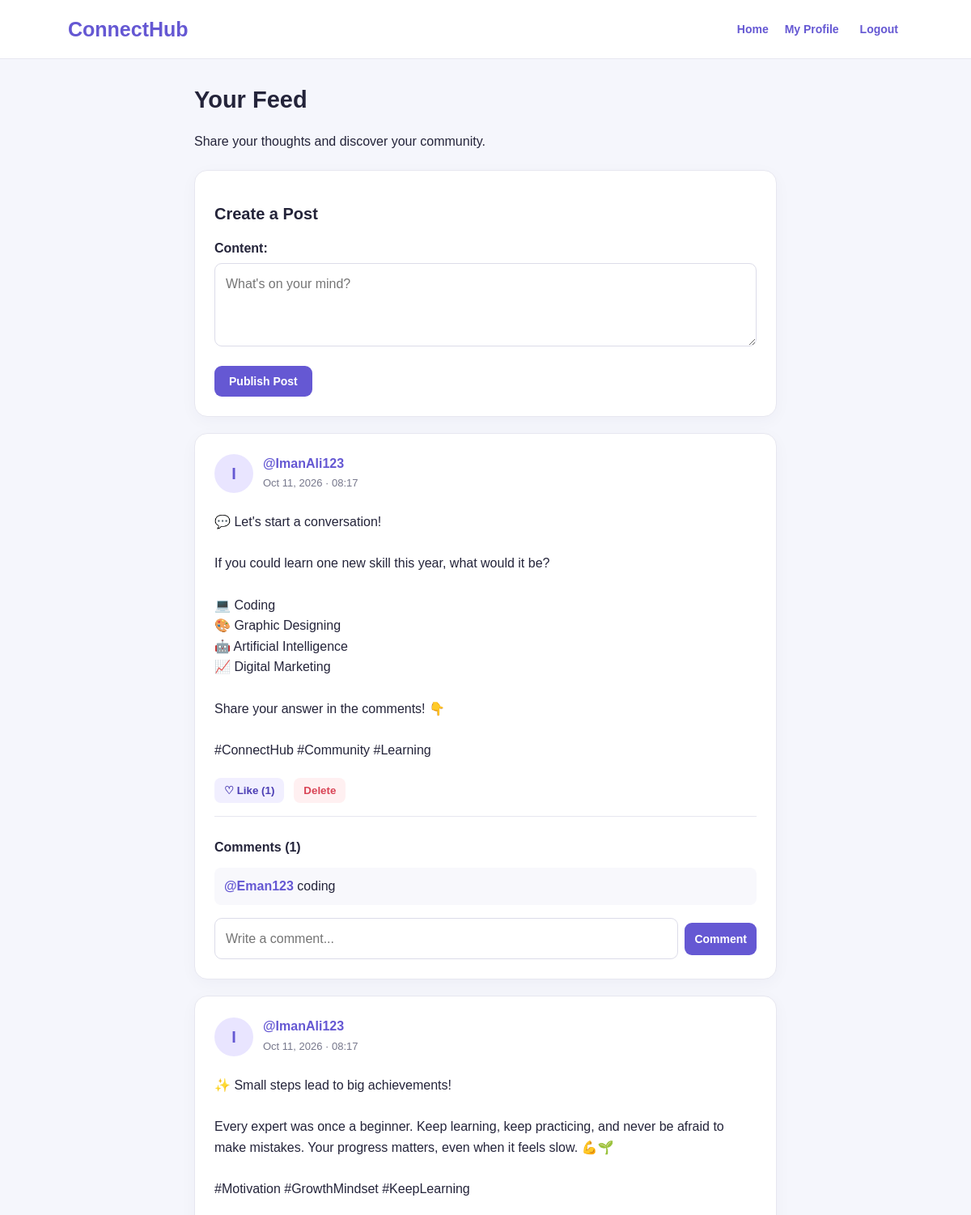
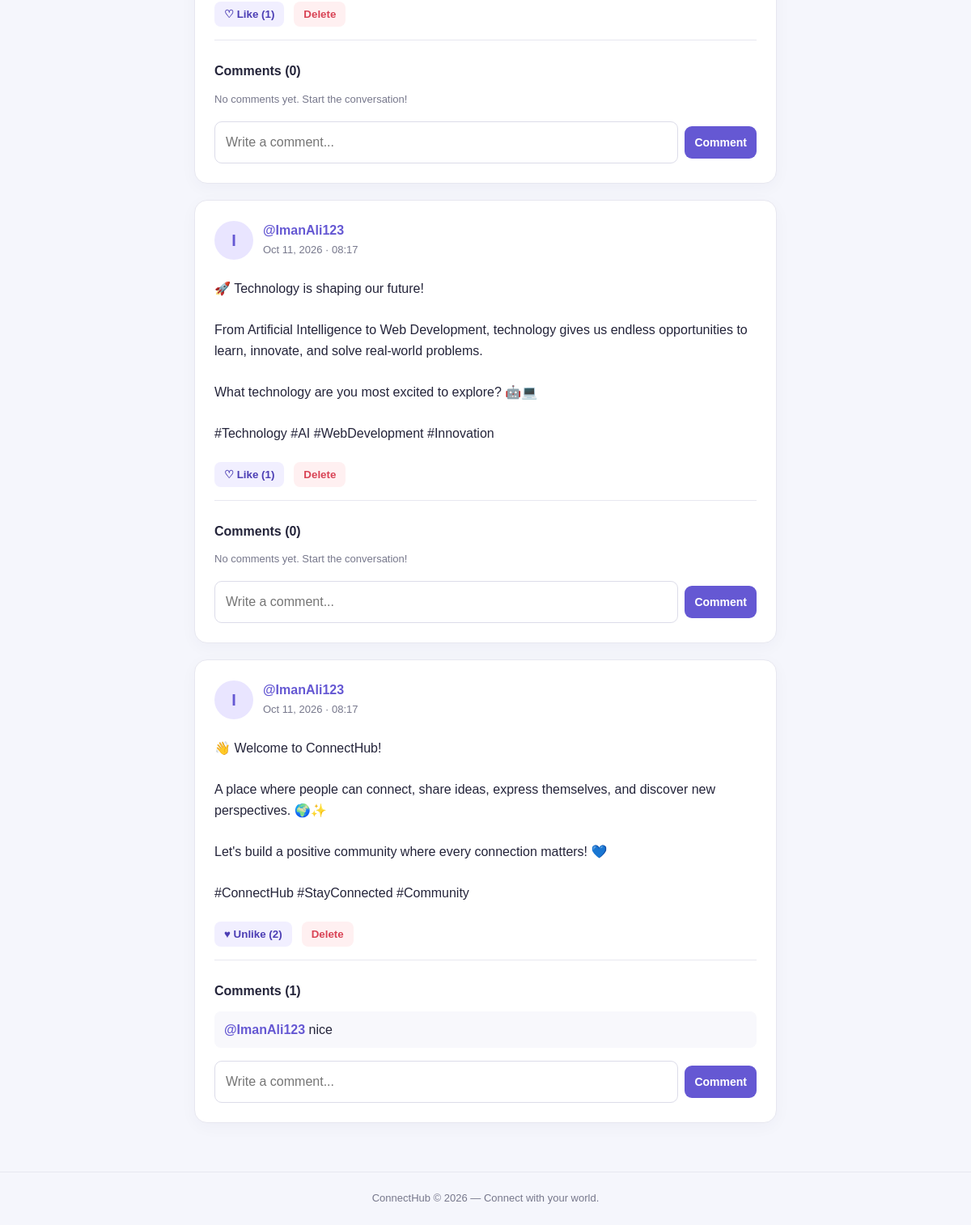
The app's page / (signed in) with its own data (2 pictures, top to bottom).
### social/models.py (models this page shows, shortened)
class Post(models.Model):
    author = models.ForeignKey(
        User, on_delete=models.CASCADE, related_name="posts"
    )
    content = models.TextField(max_length=2000)
    created_at = models.DateTimeField(auto_now_add=True)
    class Meta:
        ordering = ["-created_at"]

class Comment(models.Model):
    post = models.ForeignKey(
        Post, on_delete=models.CASCADE, related_name="comments"
    )
    author = models.ForeignKey(
        User, on_delete=models.CASCADE, related_name="comments"
    )
    content = models.TextField(max_length=500)
    created_at = models.DateTimeField(auto_now_add=True)
    class Meta:
        ordering = ["created_at"]

### social/views.py (the view)
# urls.py: path("", views.feed, name="feed"),
@login_required
def feed(request):
    form = PostForm(request.POST or None)
    if request.method == "POST" and form.is_valid():
        post = form.save(commit=False)
        post.author = request.user
        post.save()
        messages.success(request, "Your post has been published!")
        return redirect("feed")
    posts = (
        Post.objects
        .select_related("author")
        .prefetch_related("comments__author", "likes")
        .annotate(
            is_liked=Exists(
                Like.objects.filter(
                    post=OuterRef("pk"),
                    user=request.user,
                )
            )
        )
    )
    following_ids = Follow.objects.filter(
        follower=request.user
    ).values_list("following_id", flat=True)
    return render(
        request,
        "social/feed.html",
        {
            "posts": posts,
            "form": form,
            "following_ids": following_ids,
        },
    )

### social/forms.py
class PostForm(forms.ModelForm):
    class Meta:
        model = Post
        fields = ["content"]
        widgets = {
            "content": forms.Textarea(attrs={
                "placeholder": "What's on your mind?",
                "rows": 3,
            })
        }

### social/templates/social/feed.html (shortened to what this page needs)
{% extends 'social/base.html' %}
{% block content %}
<div class="page-heading">
    <h1>Your Feed</h1>
    <p>Share your thoughts and discover your community.</p>
</div>
<section class="card composer">
    <h2>Create a Post</h2>
    <form method="post">
        {{ form.as_p }}
        <button class="btn" type="submit">Publish Post</button>
    </form>
</section>
<section class="feed-list">
    {% for post in posts %}
    <article class="card post-card">
        <div class="post-header">
            <div class="avatar">{{ post.author.username|first|upper }}</div>
            <div>
                <a class="username" href="{% url 'profile' post.author.username %}">
                    @{{ post.author.username }}
                </a>
                <p class="muted">{{ post.created_at|date:"M d, Y · H:i" }}</p>
            </div>
        </div>
        <p class="post-content">{{ post.content }}</p>
        <div class="post-actions">
            <form method="post" action="{% url 'like' post.id %}">
                <button class="action-btn" type="submit">
                    {% if post.is_liked %}♥ Unlike{% else %}♡ Like{% endif %}
                    ({{ post.likes.count }})
                </button>
            </form>
            {% if post.author == user %}
            <form method="post" action="{% url 'delete_post' post.id %}"
                  onsubmit="return confirm('Delete this post?')">
                <button class="action-btn danger" type="submit">Delete</button>
            </form>
            {% endif %}
        </div>
        <div class="comments">
            <h3>Comments ({{ post.comments.count }})</h3>
            {% for comment in post.comments.all %}
            <p class="comment">
                <a href="{% url 'profile' comment.author.username %}">
                    <strong>@{{ comment.author.username }}</strong>
                </a>
                {{ comment.content }}
            </p>
            {% empty %}
            <p class="muted">No comments yet. Start the conversation!</p>
            {% endfor %}
            <form class="comment-form" method="post"
                  action="{% url 'comment' post.id %}">
                <input type="text" name="content"
                       placeholder="Write a comment..."
                       maxlength="500" required>
                <button class="btn" type="submit">Comment</button>
            </form>
        </div>
    </article>
    {% empty %}
    <div class="card empty-state">
        <h2>No posts yet</h2>
        <p>Be the first to share something with the community.</p>
    </div>
    {% endfor %}
</section>
{% endblock %}

### social/templates/social/base.html (shortened to what this page needs)
{% load static %}
<!DOCTYPE html>
<html lang="en">
<head>
    <link rel="stylesheet" href="{% static 'social/style.css' %}">
</head>
<body>
    <header class="navbar">
        <a class="brand" href="{% url 'feed' %}">ConnectHub</a>
        <nav>
            {% if user.is_authenticated %}
            <a href="{% url 'feed' %}">Home</a>
            <a href="{% url 'profile' user.username %}">My Profile</a>
            <form class="inline-form" method="post" action="{% url 'logout' %}">
                <button class="nav-button" type="submit">Logout</button>
            </form>
            {% else %}
            <a href="{% url 'login' %}">Login</a>
            <a href="{% url 'register' %}">Register</a>
            {% endif %}
        </nav>
    </header>
    <main class="container">
        {% block content %}{% endblock %}
    </main>
    <footer>ConnectHub &copy; 2026 — Connect with your world.</footer>
</body>
</html>

### social/static/social/style.css (style rules this page uses)
:root { --primary: #6558d3; --primary-dark: #4c3eb4; --background: #f5f6fc; --surface: #ffffff; --text: #24243a; --muted: #77788c; --border: #e7e7f0; --danger: #d94355; }
* { box-sizing: border-box; }
body { margin: 0; font-family: Arial, Helvetica, sans-serif; background: var(--background); color: var(--text); line-height: 1.6; }
a { color: var(--primary); text-decoration: none; }
.navbar { display: flex; justify-content: space-between; align-items: center; gap: 16px; padding: 16px 7%; background: var(--surface); border-bottom: 1px solid var(--border); position: sticky; top: 0; z-index: 10; }
.brand { font-size: 25px; font-weight: 800; color: var(--primary); }
nav { display: flex; align-items: center; flex-wrap: wrap; gap: 20px; }
nav a, .nav-button { font-size: 14px; font-weight: 600; }
.nav-button { background: transparent; border: none; color: var(--primary); cursor: pointer; font-family: inherit; }
.inline-form { display: inline; }
.container { width: min(720px, 92%); margin: 32px auto 60px; min-height: 70vh; }
.page-heading { margin-bottom: 22px; }
h1, h2, h3 { line-height: 1.3; }
h1 { font-size: 29px; }
h2 { font-size: 20px; }
h3 { font-size: 16px; }
.card, .auth-card { background: var(--surface); border: 1px solid var(--border); border-radius: 16px; padding: 24px; margin-bottom: 20px; box-shadow: 0 5px 20px rgba(30, 30, 80, 0.035); }
form p { margin: 16px 0; }
label { display: block; font-weight: 600; margin-bottom: 6px; }
input, textarea, select { width: 100%; padding: 12px 13px; border: 1px solid #dcdce9; border-radius: 9px; font: inherit; background: white; color: var(--text); }
textarea { resize: vertical; min-height: 90px; }
.btn { border: 0; border-radius: 9px; background: var(--primary); color: white; padding: 11px 18px; font-weight: 700; font-size: 14px; cursor: pointer; transition: background .2s, transform .2s; }
.post-header { display: flex; align-items: center; gap: 12px; }
.avatar, .profile-avatar { width: 48px; height: 48px; border-radius: 50%; display: grid; place-items: center; flex-shrink: 0; background: #e9e5ff; color: var(--primary); font-size: 20px; font-weight: 800; }
.username { font-weight: 700; }
.muted { color: var(--muted); font-size: 13px; margin: 2px 0; }
.post-content { white-space: pre-wrap; overflow-wrap: anywhere; margin: 22px 0; }
.post-actions { display: flex; gap: 12px; align-items: center; flex-wrap: wrap; padding-bottom: 16px; border-bottom: 1px solid var(--border); }
.post-actions form { margin: 0; }
.action-btn { background: #f1efff; border: 0; border-radius: 8px; padding: 8px 12px; color: var(--primary-dark); font-weight: 700; cursor: pointer; }
.action-btn.danger { color: var(--danger); background: #fff0f1; }
.comments { padding-top: 12px; }
.comments h3 { margin-bottom: 14px; }
.comment { margin: 8px 0; padding: 10px 12px; background: #f8f8fc; border-radius: 8px; overflow-wrap: anywhere; }
.comment-form { display: flex; gap: 8px; align-items: center; margin-top: 16px; }
.comment-form input { min-width: 0; }
.comment-form .btn { flex-shrink: 0; padding: 12px; }
footer { text-align: center; padding: 22px; color: var(--muted); font-size: 13px; border-top: 1px solid var(--border); }

### records on screen
Post: author.username|first "I", author.username "ImanAli123", created_at "Oct 11, 2026 · 08:17", content "💬 Let's start a conversation! If you could learn one new skill this year, what would it be? 💻 Coding 🎨 Graphic Designing 🤖 Artificial Intelligence 📈 Digital Marketing Share your answer in the comments! 👇 #ConnectHub #Community #Learning", shows "♡ Like", likes.count "1", comments.count "1"
Comment: author.username "Eman123", content "coding"
Post: author.username|first "I", author.username "ImanAli123", created_at "Oct 11, 2026 · 08:17", content "✨ Small steps lead to big achievements! Every expert was once a beginner. Keep learning, keep practicing, and never be afraid to make mistakes. Your progress matters, even when it feels slow. 💪🌱 #Motivation #GrowthMindset #KeepLearning", shows "♡ Like", likes.count "1", comments.count "0"
Post: author.username|first "I", author.username "ImanAli123", created_at "Oct 11, 2026 · 08:17", content "🚀 Technology is shaping our future! From Artificial Intelligence to Web Development, technology gives us endless opportunities to learn, innovate, and solve real-world problems. What technology are you most excited to explore? 🤖💻 #Technology #AI #WebDevelopment #Innovation", shows "♡ Like", likes.count "1", comments.count "0"
Post: author.username|first "I", author.username "ImanAli123", created_at "Oct 11, 2026 · 08:17", content "👋 Welcome to ConnectHub! A place where people can connect, share ideas, express themselves, and discover new perspectives. 🌍✨ Let's build a positive community where every connection matters! 💙 #ConnectHub #StayConnected #Community", shows "♥ Unlike", likes.count "2", comments.count "1"
Comment: author.username "ImanAli123", content "nice"
